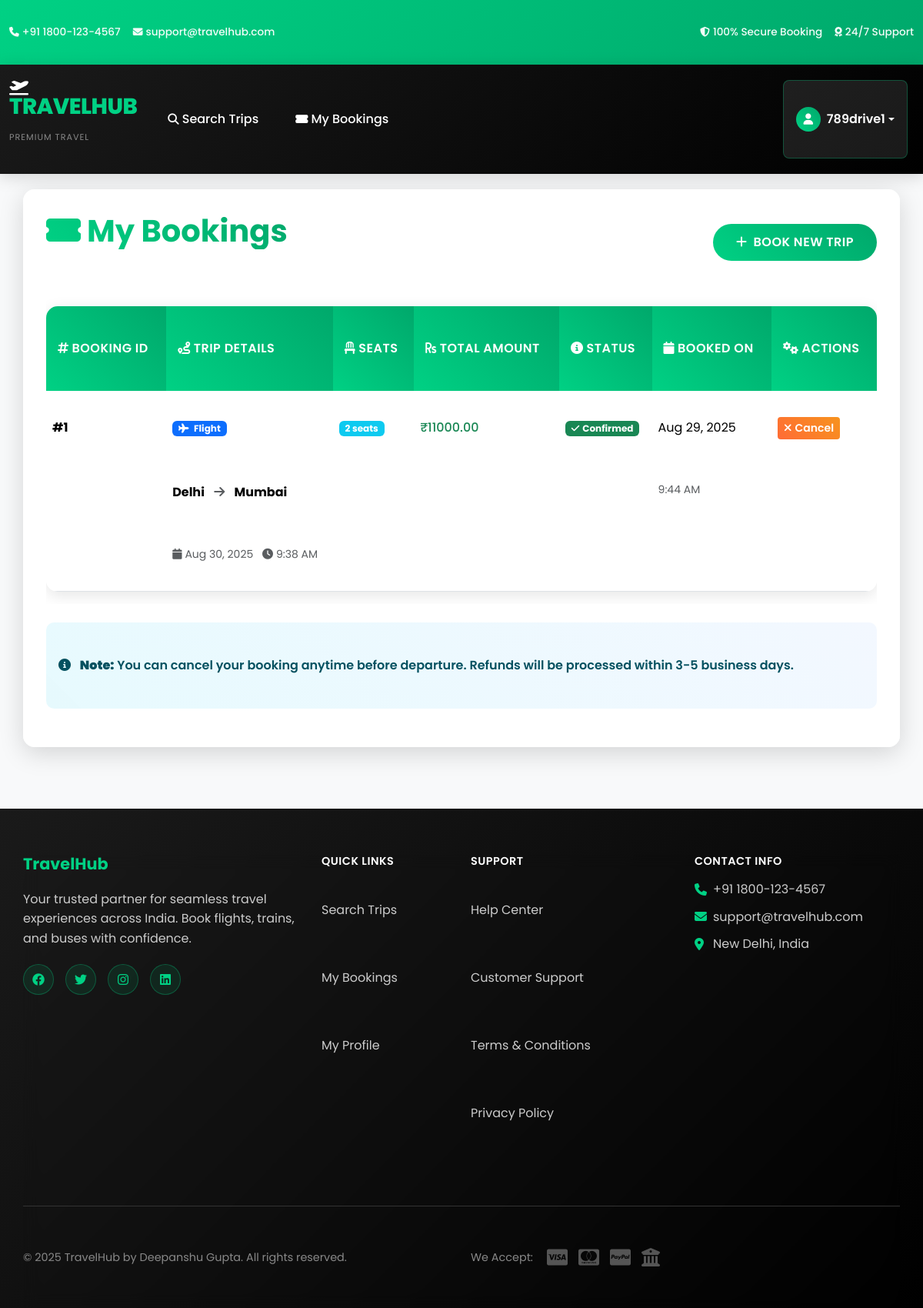
The app's page /bookings/mine/ (signed in) with its own data.
### bookings/models.py (models this page shows, shortened)
class Booking(models.Model):
    CONFIRMED = 'Confirmed'
    CANCELLED = 'Cancelled'
    STATUS_CHOICES = [(CONFIRMED, 'Confirmed'), (CANCELLED, 'Cancelled')]
    user = models.ForeignKey(User, on_delete=models.CASCADE, related_name='bookings')
    travel_option = models.ForeignKey(TravelOption, on_delete=models.CASCADE, related_name='bookings')
    seats = models.PositiveIntegerField()
    total_price = models.DecimalField(max_digits=12, decimal_places=2)
    booking_date = models.DateTimeField(default=timezone.now)
    status = models.CharField(max_length=10, choices=STATUS_CHOICES, default=CONFIRMED)
    class Meta:
        ordering = ['-booking_date']

### trips/models.py (models this page shows, shortened)
class TravelOption(models.Model):
    FLIGHT = 'Flight'
    TRAIN = 'Train'
    BUS = 'Bus'
    TYPE_CHOICES = [
        (FLIGHT, 'Flight'),
        (TRAIN, 'Train'),
        (BUS, 'Bus'),
    ]
    type = models.CharField(max_length=10, choices=TYPE_CHOICES)
    source = models.CharField(max_length=100)
    destination = models.CharField(max_length=100)
    departure = models.DateTimeField()
    price = models.DecimalField(max_digits=10, decimal_places=2)
    available_seats = models.PositiveIntegerField()
    created_at = models.DateTimeField(auto_now_add=True)
    class Meta:
        ordering = ['departure']

### bookings/views.py (the view)
# urls.py: path('mine/', views.my_bookings, name='mine'),
@login_required
def my_bookings(request):
    bookings = Booking.objects.filter(user=request.user).select_related('travel_option')
    return render(request, 'bookings/my_bookings.html', {'bookings': bookings})

### templates/bookings/my_bookings.html (shortened to what this page needs)
{% extends "base.html" %}
{% block content %}
<div class="container">
  <div class="page-container">
    <div class="d-flex justify-content-between align-items-center mb-4">
      <h2><i class="fas fa-ticket-alt me-2"></i>My Bookings</h2>
      <a href="{% url 'trips:list' %}" class="btn btn-primary">
        <i class="fas fa-plus me-2"></i>Book New Trip
      </a>
    </div>
{% if bookings %}
<div class="table-responsive">
  <table class="table table-hover">
    <thead>
      <tr>
        <th><i class="fas fa-hashtag me-1"></i>Booking ID</th>
        <th><i class="fas fa-route me-1"></i>Trip Details</th>
        <th><i class="fas fa-chair me-1"></i>Seats</th>
        <th><i class="fas fa-rupee-sign me-1"></i>Total Amount</th>
        <th><i class="fas fa-info-circle me-1"></i>Status</th>
        <th><i class="fas fa-calendar me-1"></i>Booked On</th>
        <th><i class="fas fa-cogs me-1"></i>Actions</th>
      </tr>
    </thead>
    <tbody>
      {% for b in bookings %}
      <tr>
        <td><strong>#{{ b.pk }}</strong></td>
        <td>
          <div>
            <span class="badge bg-{% if b.travel_option.type == 'Flight' %}primary{% elif b.travel_option.type == 'Train' %}success{% else %}warning{% endif %} me-2">
              <i class="fas fa-{% if b.travel_option.type == 'Flight' %}plane{% elif b.travel_option.type == 'Train' %}train{% else %}bus{% endif %} me-1"></i>
              {{ b.travel_option.type }}
            </span>
          </div>
          <div class="mt-1">
            <strong>{{ b.travel_option.source }}</strong>
            <i class="fas fa-arrow-right mx-2 text-muted"></i>
            <strong>{{ b.travel_option.destination }}</strong>
          </div>
          <small class="text-muted">
            <i class="fas fa-calendar me-1"></i>{{ b.travel_option.departure|date:"M d, Y" }}
            <i class="fas fa-clock me-1 ms-2"></i>{{ b.travel_option.departure|date:"g:i A" }}
          </small>
        </td>
        <td>
          <span class="badge bg-info">{{ b.seats }} seat{{ b.seats|pluralize }}</span>
        </td>
        <td>
          <span class="h6 text-success">₹{{ b.total_price }}</span>
        </td>
        <td>
          {% if b.status == 'Confirmed' %}
            <span class="badge bg-success"><i class="fas fa-check me-1"></i>Confirmed</span>
          {% else %}
            <span class="badge bg-secondary"><i class="fas fa-times me-1"></i>Cancelled</span>
          {% endif %}
        </td>
        <td>
          {{ b.booking_date|date:"M d, Y" }}<br>
          <small class="text-muted">{{ b.booking_date|date:"g:i A" }}</small>
        </td>
        <td>
          {% if b.status == 'Confirmed' %}
            <a href="{% url 'bookings:cancel' b.pk %}" class="btn btn-warning btn-sm">
              <i class="fas fa-times me-1"></i>Cancel
            </a>
          {% else %}
            <span class="text-muted">—</span>
          {% endif %}
        </td>
      </tr>
      {% endfor %}
    </tbody>
  </table>
</div>
<div class="mt-4">
  <div class="alert alert-info">
    <i class="fas fa-info-circle me-2"></i>
    <strong>Note:</strong> You can cancel your booking anytime before departure. Refunds will be processed within 3-5 business days.
  </div>
</div>
  {% endif %}
  </div>
</div>
{% endblock %}

### templates/base.html (shortened to what this page needs)
{% load static %}
<!doctype html>
<html lang="en">
<head>
  <link href="https://cdn.jsdelivr.net/npm/bootstrap@5.3.3/dist/css/bootstrap.min.css" rel="stylesheet">
  <link href="https://cdnjs.cloudflare.com/ajax/libs/font-awesome/6.4.0/css/all.min.css" rel="stylesheet">
  <link href="{% static 'css/styles.css' %}" rel="stylesheet">
</head>
<body>
<div class="top-bar">
  <div class="container-fluid">
    <div class="row align-items-center">
      <div class="col-md-6">
        <div class="top-bar-left">
          <span><i class="fas fa-phone me-1"></i> +91 1800-123-4567</span>
          <span class="ms-3"><i class="fas fa-envelope me-1"></i> support@travelhub.com</span>
        </div>
      </div>
      <div class="col-md-6">
        <div class="top-bar-right text-end">
          <span><i class="fas fa-shield-alt me-1"></i> 100% Secure Booking</span>
          <span class="ms-3"><i class="fas fa-award me-1"></i> 24/7 Support</span>
        </div>
      </div>
    </div>
  </div>
</div>
<nav class="navbar navbar-expand-lg navbar-dark main-navbar">
  <div class="container-fluid">
    <a class="navbar-brand" href="{% url 'trips:list' %}">
      <div class="brand-logo">
        <i class="fas fa-plane-departure me-2"></i>
        <span class="brand-text">TravelHub</span>
        <span class="brand-subtitle">Premium Travel</span>
      </div>
    </a>
    <div class="collapse navbar-collapse" id="navbarNav">
      <ul class="navbar-nav me-auto">
        <li class="nav-item">
          <a class="nav-link" href="{% url 'trips:list' %}">
            <i class="fas fa-search me-1"></i>Search Trips
          </a>
        </li>
        {% if user.is_authenticated %}
          <li class="nav-item">
            <a class="nav-link" href="{% url 'bookings:mine' %}">
              <i class="fas fa-ticket-alt me-1"></i>My Bookings
            </a>
          </li>
        {% endif %}
      </ul>
      <ul class="navbar-nav">
        {% if user.is_authenticated %}
          <li class="nav-item dropdown">
            <a class="nav-link dropdown-toggle user-menu" href="#" id="navbarDropdown" role="button" data-bs-toggle="dropdown">
              <div class="user-avatar">
                <i class="fas fa-user"></i>
              </div>
              <span class="user-name">{{ user.username }}</span>
            </a>
          </li>
        {% endif %}
      </ul>
    </div>
  </div>
</nav>
<main class="main-content">
  {% block content %}{% endblock %}
</main>
<footer class="footer">
  <div class="container">
    <div class="row">
      <div class="col-lg-4 col-md-6 mb-4">
        <div class="footer-section">
          <h5>TravelHub</h5>
          <p>Your trusted partner for seamless travel experiences across India. Book flights, trains, and buses with confidence.</p>
          <div class="social-links">
            <a href="#"><i class="fab fa-facebook"></i></a>
            <a href="#"><i class="fab fa-twitter"></i></a>
            <a href="#"><i class="fab fa-instagram"></i></a>
            <a href="#"><i class="fab fa-linkedin"></i></a>
          </div>
        </div>
      </div>
      <div class="col-lg-2 col-md-6 mb-4">
        <div class="footer-section">
          <h6>Quick Links</h6>
          <ul class="footer-links">
            <li><a href="{% url 'trips:list' %}">Search Trips</a></li>
            {% if user.is_authenticated %}
              <li><a href="{% url 'bookings:mine' %}">My Bookings</a></li>
              <li><a href="{% url 'accounts:profile' %}">My Profile</a></li>
            {% else %}
              <li><a href="{% url 'login' %}">Login</a></li>
              <li><a href="{% url 'accounts:register' %}">Register</a></li>
            {% endif %}
          </ul>
        </div>
      </div>
      <div class="col-lg-3 col-md-6 mb-4">
        <div class="footer-section">
          <h6>Support</h6>
          <ul class="footer-links">
            <li><a href="#">Help Center</a></li>
            <li><a href="#">Customer Support</a></li>
            <li><a href="#">Terms & Conditions</a></li>
            <li><a href="#">Privacy Policy</a></li>
          </ul>
        </div>
      </div>
      <div class="col-lg-3 col-md-6 mb-4">
        <div class="footer-section">
          <h6>Contact Info</h6>
          <div class="contact-info">
            <p><i class="fas fa-phone me-2"></i> +91 1800-123-4567</p>
            <p><i class="fas fa-envelope me-2"></i> support@travelhub.com</p>
            <p><i class="fas fa-map-marker-alt me-2"></i> New Delhi, India</p>
          </div>
        </div>
      </div>
    </div>
    <div class="footer-bottom">
      <div class="row align-items-center">
        <div class="col-md-6">
          <p>&copy; 2025 TravelHub by Deepanshu Gupta. All rights reserved.</p>
        </div>
        <div class="col-md-6 text-end">
          <div class="payment-methods">
            <span>We Accept:</span>
            <i class="fab fa-cc-visa ms-2"></i>
            <i class="fab fa-cc-mastercard ms-1"></i>
            <i class="fab fa-cc-paypal ms-1"></i>
            <i class="fas fa-university ms-1"></i>
          </div>
        </div>
      </div>
    </div>
  </div>
</footer>
</body>
</html>

### records on screen
Booking: pk "1", travel_option.type "Flight", travel_option.source "Delhi", travel_option.destination "Mumbai", travel_option.departure "Aug 30, 2025", travel_option.departure "9:38 AM", seats "2", total_price "11000.00", status "Confirmed" (drawn), booking_date "Aug 29, 2025", booking_date "9:44 AM"

### other values on screen
{{ user.username }} "789drive1"
